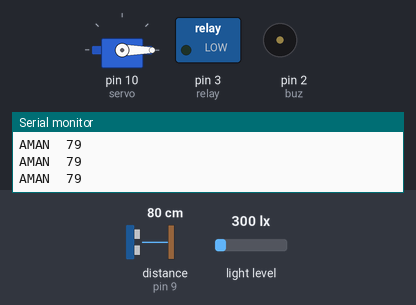
Simulated run of this sketch. Board: Arduino Uno, built with avr-gcc and run on an emulated ATmega328P. Parts: servo, switched loads named in the sketch (green lamp = pin HIGH), buzzer (waves = sounding, pin HIGH), the last lines printed to the serial monitor. Wiring (inferred from the names in the program): ultrasonic range finder: trigger pin 8; echo pin 9. Dashed ring = blinking. The inputs (shaded band) are chosen by the test bench; at power-on: distance to the obstacle (sensor on pin 9) 80 cm, light level 300 lx. The echo pulse lasts 58.3 µs per cm; pins used as bus, display or sensor lines are not drawn.

Above: at 1.3 s.
1.4 s: distance to the obstacle (sensor on pin 9) set to 2 cm
At 4.06 s:
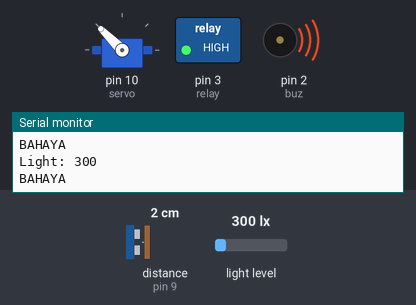
4.9 s: distance to the obstacle (sensor on pin 9) set to 5 cm
8.4 s: distance to the obstacle (sensor on pin 9) set to 8 cm
At 11.7 s:
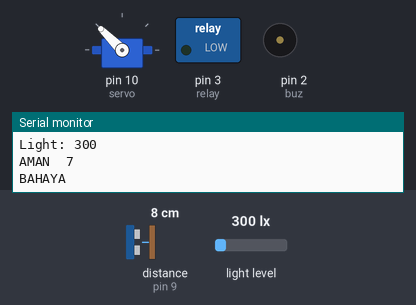
11.9 s: distance to the obstacle (sensor on pin 9) set to 4 cm
At 12.2 s:
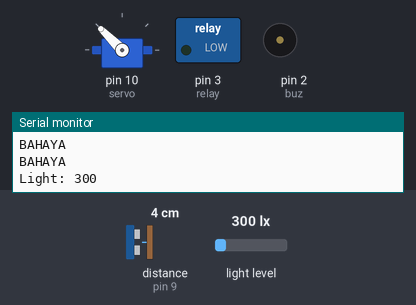
Timing chart, 0 to 16.4 s (numbered marks = the images above; inputs shaded):
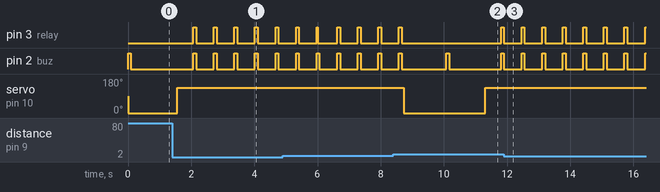

Measured:
- the behaviour switches between 6 and 7 cm on distance to the obstacle (sensor on pin 9) (found by bisection; images 1 and 2)
- after the input at 1.4 s, pin 3 (relay), pin 2 (buz): alternates HIGH for 0.09 s and LOW for 0.56 s, starting after 0.66 s; servo on pin 10 (servo): 0° → 135° after 0.16 s
- after the input at 8.4 s, servo on pin 10 (servo): 135° → 0° after 0.33 s, → 135° 2.6 s later
- after the input at 11.9 s, servo on pin 10 (servo): stays 135° (without the input it goes to 0° after 0.06 s)

The sketch:

tubessom.ino
```cpp
#include <Arduino_FreeRTOS.h>
#include <Wire.h>
#include <BH1750.h>
#include <Servo.h>
#define TRIG 8
#define ECHO 9
#define relay 3
#define servo 10
#define buz 2

BH1750 lightMeter;
Servo myservo;
int pos = 0;
long duration, distance;

// define three tasks for Blink, AnalogRead & DigitalRead
void TaskBlink( void *pvParameters );
void TaskAnalogRead( void *pvParameters );
void TaskDigitalRead( void *pvParameters );

void setup() {
  Serial.begin(9600);
  pinMode(TRIG,OUTPUT);
  pinMode(ECHO,INPUT);
  pinMode(relay,OUTPUT);
  pinMode(servo,OUTPUT);
  pinMode(buz,OUTPUT);
  Wire.begin();
  lightMeter.begin();
  myservo.attach(10);

    while (!Serial) {
    ;
    }
  xTaskCreate(
    TaskBlink
    ,  (const portCHAR *)"Blink"   // A name just for humans
    ,  128  // This stack size can be checked & adjusted by reading the Stack Highwater
    ,  NULL
    ,  1  // Priority, with 3 (configMAX_PRIORITIES - 1) being the highest, and 0 being the lowest.
    ,  NULL );

  xTaskCreate(
    TaskAnalogRead
    ,  (const portCHAR *) "AnalogRead"
    ,  128  // Stack size
    ,  NULL
    ,  2  // Priority
    ,  NULL );

  xTaskCreate(
    TaskDigitalRead
    ,  (const portCHAR *) "DigitalRead"
    ,  128  // Stack size
    ,  NULL
    ,  3  // Priority
    ,  NULL );

  // Now the task scheduler, which takes over control of scheduling individual tasks, is automatically started.
}
void loop()
{
  // Empty. Things are done in Tasks.
}

void TaskBlink( void *pvParameters )
{
  (void) pvParameters;
  for (;;) // A Task shall never return or exit.
  {
        digitalWrite(buz,HIGH);
        vTaskDelay( 100 / portTICK_PERIOD_MS );
        digitalWrite(buz,LOW);
        vTaskDelay( 10000 / portTICK_PERIOD_MS );
    }
}
void TaskAnalogRead(void *pvParameters)  // This is a task.
{
  (void) pvParameters;
    for (;;)
  {
    uint16_t lux = lightMeter.readLightLevel();
    Serial.print("Light: ");
    Serial.println(lux);
    if (lux <= 10){
      digitalWrite(relay,HIGH);
    } else {
      digitalWrite(relay,LOW);
    }
    vTaskDelay(100);  // one tick delay (15ms) in between reads for stability
  }

}
void TaskDigitalRead(void *pvParameters)  // This is a task.
{
  (void) pvParameters;
   for (;;)
  {
    digitalWrite(TRIG,HIGH); delayMicroseconds(10);
    digitalWrite(TRIG,LOW);

    duration = pulseIn(ECHO,HIGH);

    distance = duration /58.2;
    if (distance >=0 && distance <= 5){
        Serial.println("BAHAYA  ");
        myservo.write(135);
        delay(500);
        digitalWrite(relay,HIGH);
        digitalWrite(buz,HIGH);
        vTaskDelay( 100 / portTICK_PERIOD_MS );
        digitalWrite(relay,LOW);
        digitalWrite(buz,LOW);
        vTaskDelay( 50 / portTICK_PERIOD_MS );
        }
        else {
        Serial.print("AMAN  ");
        Serial.println(distance);
        myservo.write(0);
        delay(500);
        }

  vTaskDelay(1); // wait for one second
  }

}
```
